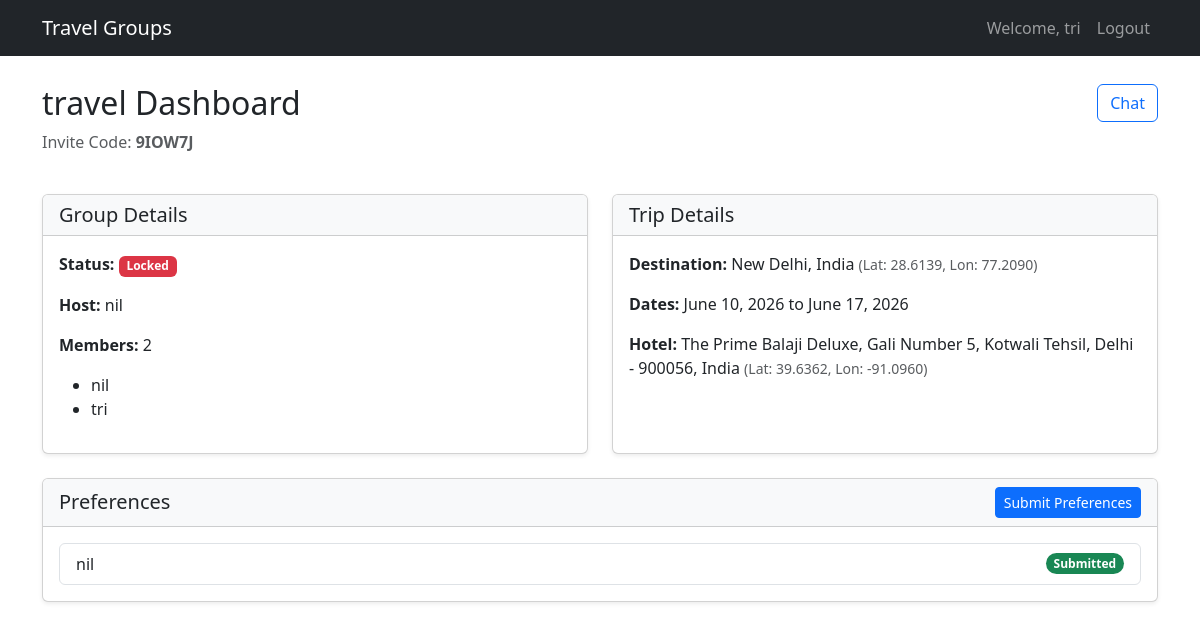
Screenshot of /group/9IOW7J/ (signed in) with the database file from the repository.
### groups/models.py (models this page shows, shortened)
class ChatGroup(models.Model):
    name = models.CharField(max_length=100)
    code = models.CharField(max_length=8, unique=True, default=generate_unique_code)
    creator = models.ForeignKey(User, on_delete=models.CASCADE, related_name='created_groups')
    members = models.ManyToManyField(User, related_name='chat_groups')
    is_locked = models.BooleanField(default=False)
    created_at = models.DateTimeField(auto_now_add=True)

class Trip(models.Model):
    group = models.OneToOneField(ChatGroup, on_delete=models.CASCADE, related_name='trip')
    destination_city = models.CharField(max_length=100)
    destination_lat = models.FloatField(blank=True, null=True)
    destination_lon = models.FloatField(blank=True, null=True)
    start_date = models.DateField()
    end_date = models.DateField()
    hotel_name = models.CharField(max_length=100, blank=True, null=True)
    hotel_lat = models.FloatField(blank=True, null=True)
    hotel_lon = models.FloatField(blank=True, null=True)

class UserPreference(models.Model):
    user = models.ForeignKey(User, on_delete=models.CASCADE, related_name='preferences')
    group = models.ForeignKey(ChatGroup, on_delete=models.CASCADE, related_name='preferences')
    budget = models.DecimalField(max_digits=10, decimal_places=2)
    trip_style = models.CharField(max_length=50)
    walking_limit = models.FloatField(help_text="In kilometers")
    category_votes = models.JSONField(default=dict)
    days = models.IntegerField()
    embedding = models.TextField(blank=True, null=True)

### groups/views.py (the view)
# urls.py: path('group/<str:code>/', views.group_detail, name='group_detail'),
@login_required
def group_detail(request, code):
    group = get_object_or_404(ChatGroup, code=code)
    if request.user not in group.members.all():
        messages.error(request, 'You are not a member of this group.')
        return redirect('home')
    trip = getattr(group, 'trip', None)
    has_submitted_preference = UserPreference.objects.filter(group=group, user=request.user).exists()
    context = {
        'group': group,
        'trip': trip,
        'has_submitted_preference': has_submitted_preference,
        'is_host': request.user == group.creator,
    }
    return render(request, 'groups/group_detail.html', context)

### groups/templates/groups/group_detail.html (shortened to what this page needs)
{% extends 'base.html' %}
{% block content %}
<div class="row mb-4">
    <div class="col-md-8">
        <h2>{{ group.name }} Dashboard</h2>
        <p class="text-muted">Invite Code: <strong>{{ group.code }}</strong></p>
    </div>
    <div class="col-md-4 text-end">
        <a href="{% url 'chat_room' group.code %}" class="btn btn-outline-primary">Chat</a>
    </div>
</div>
<div class="row">
    <div class="col-md-6 mb-4">
        <div class="card shadow-sm h-100">
            <div class="card-header bg-light">
                <h5 class="mb-0">Group Details</h5>
            </div>
            <div class="card-body">
                <p><strong>Status:</strong> {% if group.is_locked %}<span class="badge bg-danger">Locked</span>{% else %}<span class="badge bg-success">Open</span>{% endif %}</p>
                <p><strong>Host:</strong> {{ group.creator.username }}</p>
                <p><strong>Members:</strong> {{ group.members.count }}</p>
                <ul>
                    {% for member in group.members.all %}
                    <li>{{ member.username }}</li>
                    {% endfor %}
                </ul>
            </div>
        </div>
    </div>
    <div class="col-md-6 mb-4">
        <div class="card shadow-sm h-100">
            <div class="card-header bg-light">
                <h5 class="mb-0">Trip Details</h5>
            </div>
            <div class="card-body">
                {% if trip %}
                <p><strong>Destination:</strong> {{ trip.destination_city }}
                   {% if trip.destination_lat %}<small class="text-muted">(Lat: {{ trip.destination_lat|floatformat:4 }}, Lon: {{ trip.destination_lon|floatformat:4 }})</small>{% endif %}
                </p>
                <p><strong>Dates:</strong> {{ trip.start_date }} to {{ trip.end_date }}</p>
                {% if trip.hotel_name %}
                <p><strong>Hotel:</strong> {{ trip.hotel_name }}
                   {% if trip.hotel_lat %}<small class="text-muted">(Lat: {{ trip.hotel_lat|floatformat:4 }}, Lon: {{ trip.hotel_lon|floatformat:4 }})</small>{% endif %}
                </p>
                {% endif %}
                {% endif %}
            </div>
        </div>
    </div>
    <div class="col-md-12">
        <div class="card shadow-sm">
            <div class="card-header bg-light d-flex justify-content-between align-items-center">
                <h5 class="mb-0">Preferences</h5>
                {% if group.is_locked %}
                <a href="{% url 'submit_preference' group.code %}" class="btn btn-sm btn-primary">
                    {% if has_submitted_preference %}Update Preferences{% else %}Submit Preferences{% endif %}
                </a>
                {% endif %}
            </div>
            <div class="card-body">
                {% if not group.is_locked %}
                <p class="text-muted">Preferences can only be submitted after the group is locked.</p>
                {% else %}
                <ul class="list-group">
                    {% for pref in group.preferences.all %}
                    <li class="list-group-item d-flex justify-content-between align-items-center">
                        {{ pref.user.username }}
                        <span class="badge bg-success rounded-pill">Submitted</span>
                    </li>
                    {% empty %}
                    <li class="list-group-item text-muted">No members have submitted preferences yet.</li>
                    {% endfor %}
                </ul>
                {% endif %}
            </div>
        </div>
    </div>
</div>
{% endblock %}

### templates/base.html (shortened to what this page needs)
<!DOCTYPE html>
<html lang="en">
<head>
    <link href="https://cdn.jsdelivr.net/npm/bootstrap@5.3.0/dist/css/bootstrap.min.css" rel="stylesheet">
</head>
<body>
    <nav class="navbar navbar-expand-lg navbar-dark bg-dark fixed-top">
        <div class="container">
            <a class="navbar-brand" href="{% url 'home' %}">Travel Groups</a>
            <div class="collapse navbar-collapse">
                <ul class="navbar-nav ms-auto">
                    {% if user.is_authenticated %}
                        <li class="nav-item">
                            <span class="nav-link">Welcome, {{ user.username }}</span>
                        </li>
                        <li class="nav-item">
                            <form method="post" action="{% url 'logout' %}">
                                <button type="submit" class="btn btn-link nav-link">Logout</button>
                            </form>
                        </li>
                    {% endif %}
                </ul>
            </div>
        </div>
    </nav>
    <div class="container mt-4">
        {% block content %}{% endblock %}
    </div>
</body>
</html>

### templates/base.html (style rules this page uses)
body { padding-top: 60px; }

### rows the page displays
ChatGroup: name "travel", code "9IOW7J", creator.username "nil", members.count "2"
Trip: destination_city "New Delhi, India", destination_lat "28.6139", destination_lon "77.2090", start_date "June 10, 2026", end_date "June 17, 2026", hotel_name "The Prime Balaji Deluxe, Gali Number 5, Kotwali Tehsil, Delhi - 900056, India", hotel_lat "39.6362", hotel_lon "-91.0960"
UserPreference: user.username "nil"

### other values shown
{{ user.username }} "tri"
{{ member.username }} "nil"
{{ member.username }} "tri"
